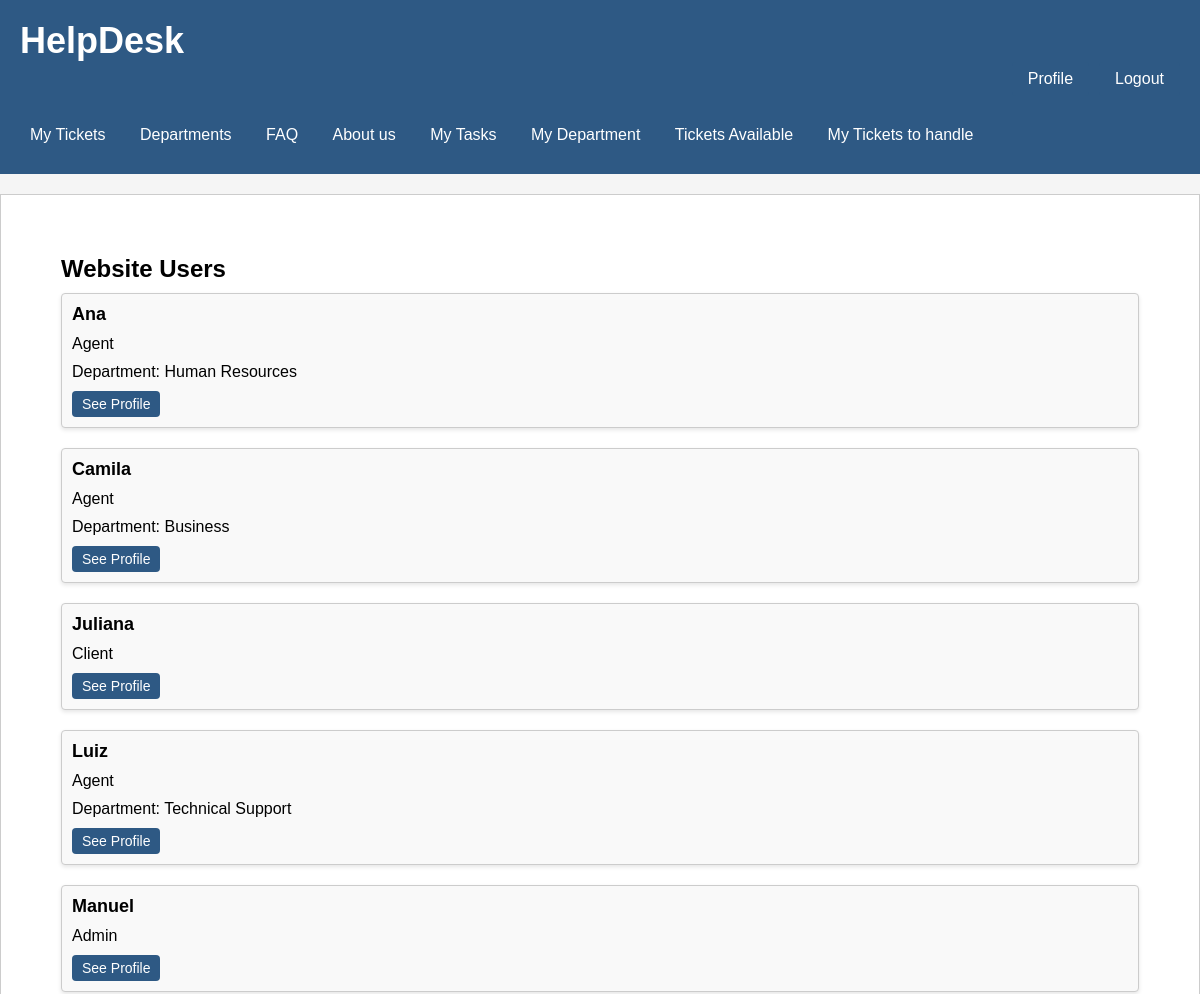
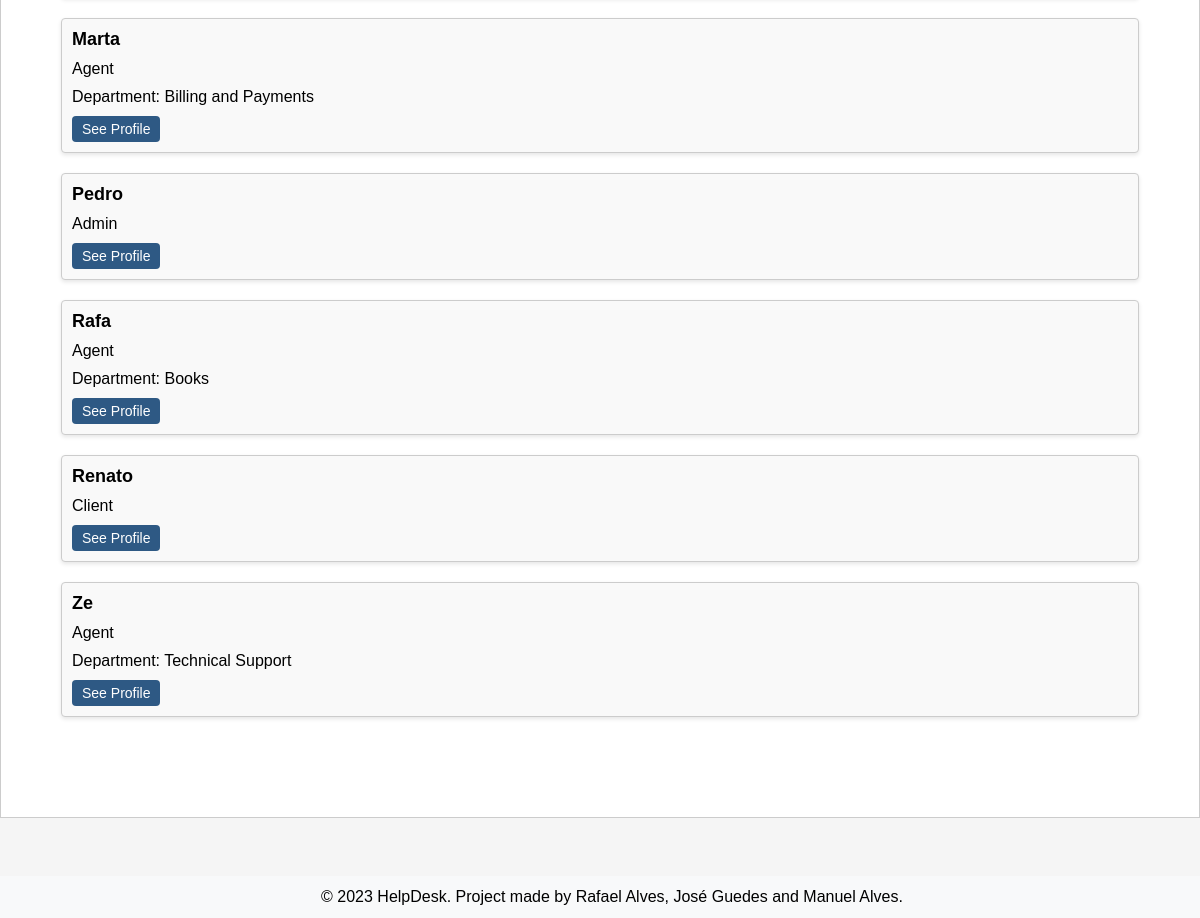
The app's page /pages/users.php (signed in), older data (2 pictures, top to bottom).
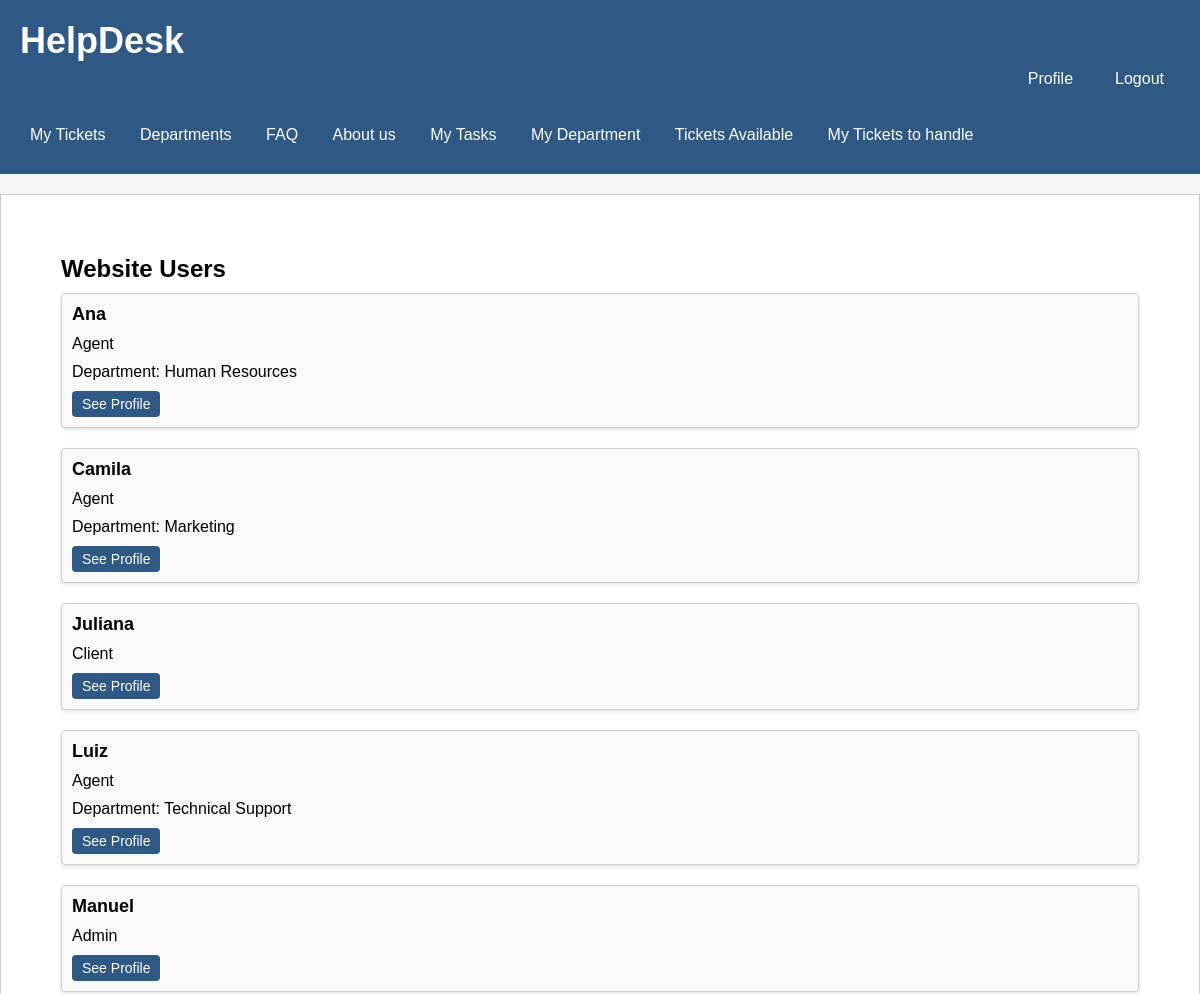
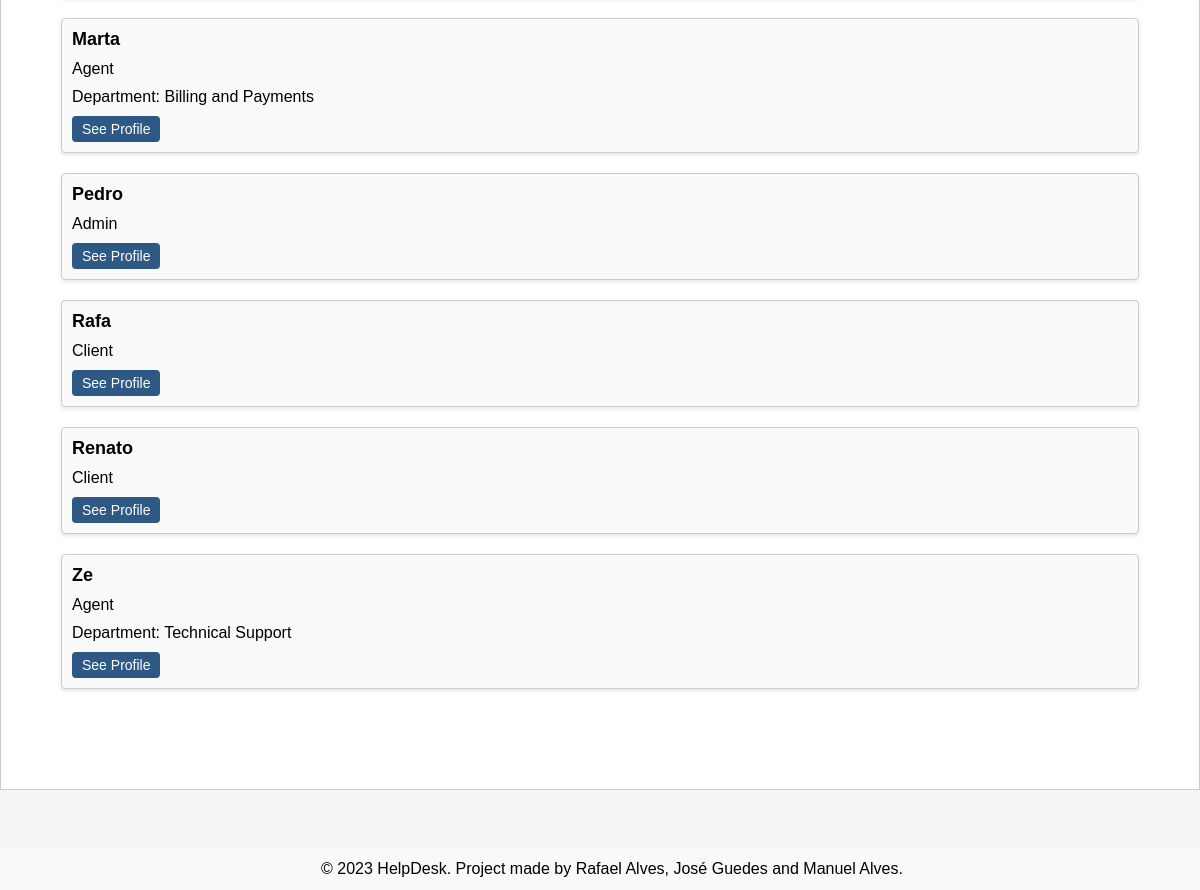
The same page, newer data (2 pictures, top to bottom).
### tables this page shows
CREATE TABLE User (
     id INTEGER PRIMARY KEY AUTOINCREMENT,
     username varchar(255) NOT NULL UNIQUE,
     firstName varchar(255) NOT NULL,
     lastName varchar(255) NOT NULL,
     email varchar(255) NOT NULL UNIQUE,
     password varchar(255) NOT NULL,
     id_department INTEGER DEFAULT NULL,
     is_agent BOOLEAN NOT NULL DEFAULT false,
     is_admin BOOLEAN NOT NULL DEFAULT false,
     CONSTRAINT id_departmentFK FOREIGN KEY(id_department) REFERENCES Department(id)
 );

CREATE TABLE Department (
    id INTEGER PRIMARY KEY AUTOINCREMENT,
    name varchar(255) NOT NULL UNIQUE,
    created_at TIMESTAMP NOT NULL DEFAULT CURRENT_TIMESTAMP
);

### database/user.class.php (called while the page is built, shortened)
<?php
  function getAll(PDO $db){
    $stmt = $db->prepare('
      SELECT id, username, id_department, is_agent, is_admin
      FROM User
      ORDER by username
    ');
    $stmt->execute();
    $row = $stmt->fetchAll(PDO::FETCH_ASSOC);
    return $row;
  }

### actions/getAll_users.php (called while the page is built, shortened)
<?php
require_once(__DIR__ . '/../database/connection.db.php');
require_once(__DIR__ . '/../database/user.class.php');
$users = getAll($dbh);
?>

### database/department.class.php (called while the page is built, shortened)
<?php
  class Department {
    static function getDepartName(PDO $db, $departmentId) {
          $stmt = $db->prepare('SELECT name FROM Department WHERE id = :id');
          $stmt->bindValue(':id', $departmentId, PDO::PARAM_INT);
          $stmt->execute();
          $result = $stmt->fetch(PDO::FETCH_ASSOC);
          return $result['name'];
      }
  }
?>

### pages/users.php (the view, shortened to what this page needs)
<?php
  require_once(__DIR__ . '/../database/department.class.php');
  require_once(__DIR__ . '/../templates/header.tpl.php');
?>
<section class="tickets">
  <h2>Website Users</h2>
  <ul>
    <?php
    require_once(__DIR__ . '/../actions/getAll_users.php');
    for ($i = 0; $i < count($users); $i++) {
      ?>
      <li>
        <div class="ticket" id="<?=$users[$i]['id']?>">
          <h3><?=$users[$i]['username']?></h3>
          <?php if ($users[$i]['is_admin'] && $users[$i]['is_agent']): ?>
            <p>Admin</p>
          <?php elseif ($users[$i]['is_agent']): ?>
            <?php
              $departmentId = $users[$i]['id_department'];
              $departmentName = Department::getDepartName($dbh, $departmentId);
            ?>
            <p>Agent</p>
            <p>Department: <?=$departmentName?></p>
          <?php else: ?>
            <p>Client</p>
          <?php endif; ?>
          <a href="../pages/userprofile.php?id=<?=$users[$i]['id']?>" class="button">See Profile</a>
        </div>
      </li>
    <?php } ?>
  </ul>
</section>
<?php
  require_once(__DIR__ . '/../templates/footer.tpl.php');
?>

Row changes from the older to the newer data that the page shows:
changed user "Camila": id_department.name "Business" → "Marketing"
changed user "Rafa": id_department.name "Books" → (not shown); is_agent "Agent Department:" → "Client"
